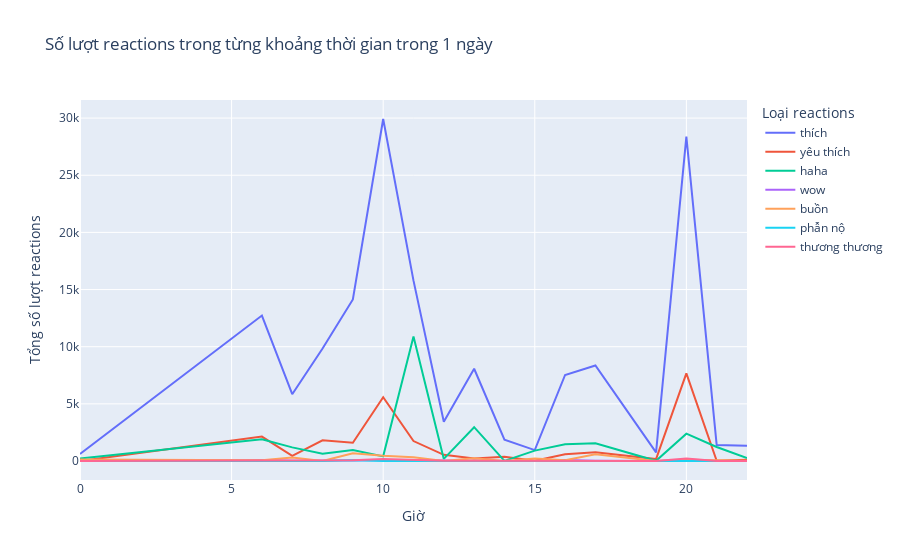

The code cell stored with this chart in its notebook:
### Markdown cell above
Lượt likes và loves của page khá gần nhau và vượt trội so với những cảm xúc khác. Mọi người có vẻ đều rất thích mỗi khi một nghệ sĩ được nhắc đến.

### Code cell
import pandas as pd
import plotly.express as px
merged_df['hour'] = merged_df['time'].dt.hour
reactions_by_hour = merged_df.groupby('hour')[['thích', 'yêu thích', 'haha', 'wow', 'buồn', 'phẫn nộ', 'thương thương']].sum()
reactions_by_hour = reactions_by_hour.reset_index().melt(id_vars='hour', var_name='Loại reactions', value_name='Tổng số lượt')
fig = px.line(reactions_by_hour, x='hour', y='Tổng số lượt', color='Loại reactions',
              title='Số lượt reactions trong từng khoảng thời gian trong 1 ngày',
              labels={'hour': 'Giờ', 'Tổng số lượt': 'Tổng số lượt reactions'})
fig.show()

### Figure 1 — Plotly figure (JSON) as saved in the notebook; plotly's stock layout.template omitted (floating-point values rounded to 4 significant figures)
{"data": [{"hovertemplate": "Loại reactions=thích<br>Giờ=%{x}<br>Tổng số lượt reactions=%{y}<extra></extra>", "legendgroup": "thích", "line": {"color": "#636efa", "dash": "solid"}, "marker": {"symbol": "circle"}, "mode": "lines", "name": "thích", "orientation": "v", "showlegend": true, "type": "scatter", "x": [0, 6, 7, 8, 9, 10, 11, 12, 13, 14, 15, 16, 17, 19, 20, 21, 22], "xaxis": "x", "y": [622, 12727, 5842, 9843, 14128, 29920, 15780, 3427, 8071, 1872, 955, 7524, 8358, 760, 28384, 1406, 1329], "yaxis": "y"}, {"hovertemplate": "Loại reactions=yêu thích<br>Giờ=%{x}<br>Tổng số lượt reactions=%{y}<extra></extra>", "legendgroup": "yêu thích", "line": {"color": "#EF553B", "dash": "solid"}, "marker": {"symbol": "circle"}, "mode": "lines", "name": "yêu thích", "orientation": "v", "showlegend": true, "type": "scatter", "x": [0, 6, 7, 8, 9, 10, 11, 12, 13, 14, 15, 16, 17, 19, 20, 21, 22], "xaxis": "x", "y": [5, 2137, 451, 1815, 1599, 5585, 1745, 538, 216, 374, 29, 595, 767, 168, 7664, 14, 101], "yaxis": "y"}, {"hovertemplate": "Loại reactions=haha<br>Giờ=%{x}<br>Tổng số lượt reactions=%{y}<extra></extra>", "legendgroup": "haha", "line": {"color": "#00cc96", "dash": "solid"}, "marker": {"symbol": "circle"}, "mode": "lines", "name": "haha", "orientation": "v", "showlegend": true, "type": "scatter", "x": [0, 6, 7, 8, 9, 10, 11, 12, 13, 14, 15, 16, 17, 19, 20, 21, 22], "xaxis": "x", "y": [223, 1901, 1191, 631, 958, 405, 10882, 181, 2957, 4, 910, 1469, 1550, 18, 2388, 1229, 258], "yaxis": "y"}, {"hovertemplate": "Loại reactions=wow<br>Giờ=%{x}<br>Tổng số lượt reactions=%{y}<extra></extra>", "legendgroup": "wow", "line": {"color": "#ab63fa", "dash": "solid"}, "marker": {"symbol": "circle"}, "mode": "lines", "name": "wow", "orientation": "v", "showlegend": true, "type": "scatter", "x": [0, 6, 7, 8, 9, 10, 11, 12, 13, 14, 15, 16, 17, 19, 20, 21, 22], "xaxis": "x", "y": [0, 79, 15, 45, 64, 74, 57, 10, 27, 2, 6, 88, 29, 0, 105, 2, 4], "yaxis": "y"}, {"hovertemplate": "Loại reactions=buồn<br>Giờ=%{x}<br>Tổng số lượt reactions=%{y}<extra></extra>", "legendgroup": "buồn", "line": {"color": "#FFA15A", "dash": "solid"}, "marker": {"symbol": "circle"}, "mode": "lines", "name": "buồn", "orientation": "v", "showlegend": true, "type": "scatter", "x": [0, 6, 7, 8, 9, 10, 11, 12, 13, 14, 15, 16, 17, 19, 20, 21, 22], "xaxis": "x", "y": [126, 63, 303, 11, 685, 464, 327, 5, 250, 1, 221, 59, 589, 1, 112, 34, 11], "yaxis": "y"}, {"hovertemplate": "Loại reactions=phẫn nộ<br>Giờ=%{x}<br>Tổng số lượt reactions=%{y}<extra></extra>", "legendgroup": "phẫn nộ", "line": {"color": "#19d3f3", "dash": "solid"}, "marker": {"symbol": "circle"}, "mode": "lines", "name": "phẫn nộ", "orientation": "v", "showlegend": true, "type": "scatter", "x": [0, 6, 7, 8, 9, 10, 11, 12, 13, 14, 15, 16, 17, 19, 20, 21, 22], "xaxis": "x", "y": [1, 2, 1, 0, 67, 2, 6, 0, 4, 0, 0, 0, 0, 0, 2, 0, 0], "yaxis": "y"}, {"hovertemplate": "Loại reactions=thương thương<br>Giờ=%{x}<br>Tổng số lượt reactions=%{y}<extra></extra>", "legendgroup": "thương thương", "line": {"color": "#FF6692", "dash": "solid"}, "marker": {"symbol": "circle"}, "mode": "lines", "name": "thương thương", "orientation": "v", "showlegend": true, "type": "scatter", "x": [0, 6, 7, 8, 9, 10, 11, 12, 13, 14, 15, 16, 17, 19, 20, 21, 22], "xaxis": "x", "y": [2, 57, 18, 61, 61, 185, 73, 18, 13, 10, 2, 26, 30, 5, 214, 6, 5], "yaxis": "y"}], "layout": {"legend": {"title": {"text": "Loại reactions"}, "tracegroupgap": 0}, "title": {"text": "Số lượt reactions trong từng khoảng thời gian trong 1 ngày"}, "xaxis": {"anchor": "y", "domain": [0, 1], "title": {"text": "Giờ"}}, "yaxis": {"anchor": "x", "domain": [0, 1], "title": {"text": "Tổng số lượt reactions"}}}}
